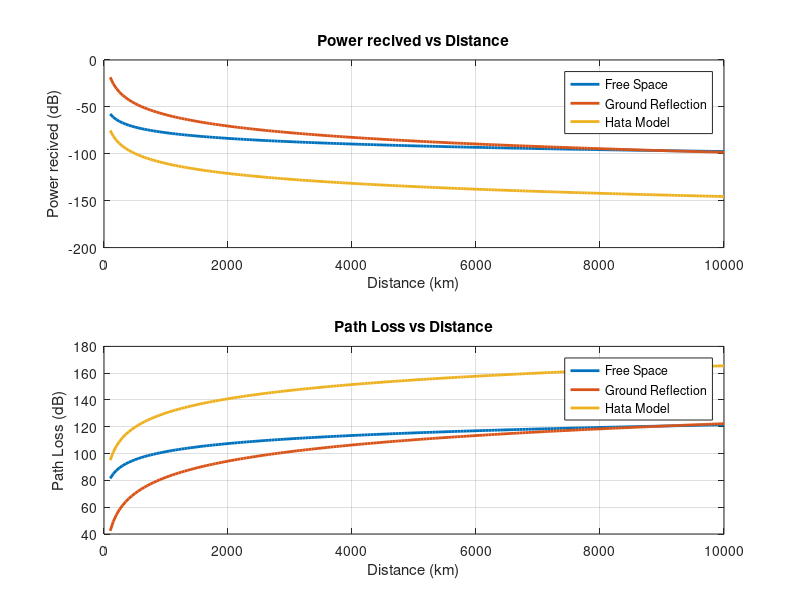

The MATLAB script that drew this image:
clc;
clear;
close all;

pt = 10;
Gt = 2;
Gr = 5;
f = 1.8e9;
c = 3e8;
d = 100 : 50 : 10000;
ht = 30;
hr = 4;
hr_km = 0.004;

lambda = c / f;

% Free space
pr_n=pt*Gt*Gr*(lambda.^2);
pr_d=16*pi.^2*d.^2;

pr=pr_n./pr_d;
pr_db=10*log10(pr);

pL_dB = (10*log10(pt) + 10*log(Gt) + 10*log10(Gr)) - pr_db;
d0=500;
idx = find(d==d0);
disp(["Freespace pr at 500m : ", num2str(pr(idx)), 'W']);
disp(["Freespace pr at 500m : ", num2str(pr_db(idx)), 'W']);

disp(["Freespace pl at 500m : ", num2str(pL_dB(idx)), 'W']);

%2-Rey===++

pr2 = pt * Gt * Gr * (ht * hr ./ d.^2).^2;
pr2_db=10*log10(pr2);
pL2 = (10*log10(pt) + 10*log(Gt) + 10*log10(Gr)) - pr2_db;
d0=500;
idx = find(d==d0);
disp(["2 ray pr at 500m : ", num2str(pr2(idx)), 'W']);
disp(["2 ray pr at 500m : ", num2str(pr2_db(idx)), 'W']);

disp(["2 ray pl at 500m : ", num2str(pL2(idx)), 'W']);
%HATA
f_m=f/10^6
a_hr = (3.2*(log10(11.75*hr)).^2) - 4.97;
PL_large = 69.55 + 26.16*log10(f_m) - a_hr - 13.82*log10(ht) +  (44.9 - 6.55*log10(ht)) .* log10(d/1000);
Pt_dB = 10*log10(pt) ;
Pr3_db = Pt_dB + 10*log10(Gt) + 10*log10(Gr) - PL_large;
d0=500;


subplot(2,1,1)
plot(d, pr_db, 'LineWidth', 2);
hold on;
plot(d, pr2_db, 'LineWidth', 2);
hold on;
plot(d, Pr3_db, 'LineWidth', 2);
grid on;
xlabel('Distance (km)');
ylabel('Power recived (dB)');
title('Power recived vs Distance');
legend("Free Space","Ground Reflection","Hata Model");

subplot(2,1,2)
plot(d, pL_dB, 'LineWidth', 2);
hold on;
plot(d, pL2, 'LineWidth', 2);
hold on;
plot(d, PL_large, 'LineWidth', 2);
grid on;
xlabel('Distance (km)');
ylabel('Path Loss (dB)');
title('Path Loss vs Distance');
legend("Free Space","Ground Reflection","Hata Model");
